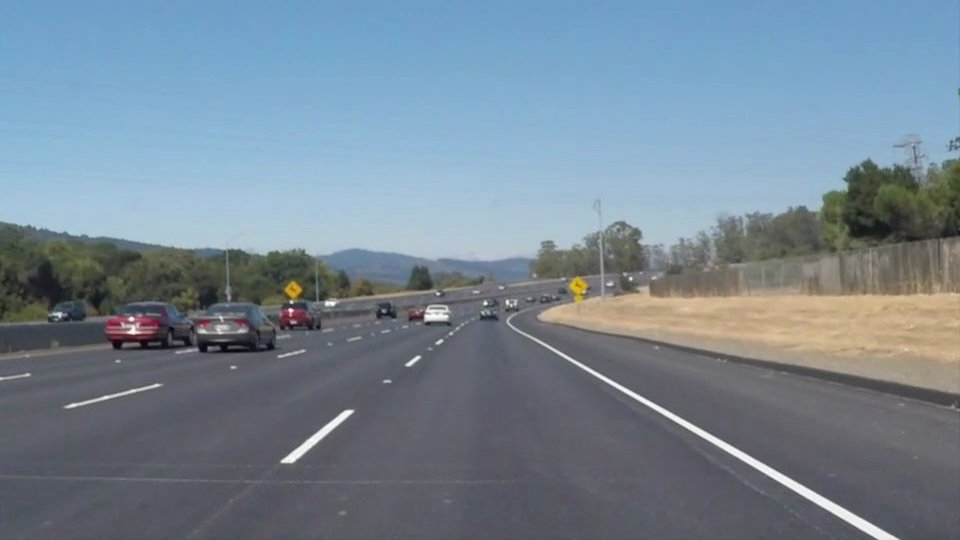
#> input picture LAB/Lab_5/test_images/solidWhiteCurve.jpg, 960 x 540 px
$ jupyter execute --allow-errors 05-lane-finding-project.ipynb
#> lines starting #> are read from the running program, lines starting #| are printed output that depends on the picture
**Intelligent Vision Systems · Lab 5 · Self-Driving Car Vision: Finding Lane Lines**
Companion to **Lecture 5 (Part II) — Computer Vision for Self-Driving Cars**
Dr. Muhammad Kazim · Department of Intelligent Systems, University of Lahore

[](https://colab.research.google.com/github/Kazimbalti/intelligent-vision-systems/blob/main/LAB/Lab_5/05-lane-finding-project.ipynb) &nbsp; [Lecture 5 Part II slides](https://kazimbalti.github.io/intelligent-vision-systems/lectures/05_SDC_Lane_Finding.html#/assignment-2-finding-lane-lines) &nbsp; [All Lab 5 notebooks](https://kazimbalti.github.io/intelligent-vision-systems/labs.html#lab-5-lane-lines)

# Lab 5E · Assignment 2 — Finding Lane Lines on the Road

**This notebook is your Assignment 2 hand-in** (adapted from Project 1 of the Udacity *Self-Driving Car Engineer*
Nanodegree, [CarND-LaneLines-P1](https://github.com/udacity/CarND-LaneLines-P1), MIT licence).

You will write a pipeline that finds lane lines, first on **six test images** and then on **two videos** (a video is just a
series of images). Your output should look like the example in the lecture: one solid line on the left lane and one on the
right, from the bottom of the image towards the horizon.

| Part | What you do | Marks |
|---|---|---|
| 1 | Build `process_image()` from the lecture tools and run it on all test images | 30 |
| 2 | Improve `draw_lines()`: **average** and **extrapolate** to one line per lane | 30 |
| 3 | Run on `solidWhiteRight.mp4` and `solidYellowLeft.mp4`; smooth across frames | 20 |
| 4 | Write-up: pipeline, shortcomings, possible improvements (see the end) | 20 |
| ★ | Optional: make it work on `challenge.mp4` (bonus +10) | — |

**Submit:** this notebook with all outputs + your two output videos (`test_videos_output/`) + the write-up (Markdown cell at the end or `writeup.md`).

[cell 1]
# Setup (only needed on Google Colab or a fresh environment).
# Uncomment the next line to install the packages this notebook uses:
# !pip install -q opencv-python numpy matplotlib imageio imageio-ffmpeg

import os, urllib.request

# Fetch the lab images if they are not next to the notebook.
RAW = "https://raw.githubusercontent.com/Kazimbalti/intelligent-vision-systems/main/LAB/Lab_5"
#> (the rest of this cell did not finish here and is left out)

## Helper functions

These are the tools from the lecture, wrapped as functions. Read them — you will use all of them.

[cell 2]
import math
import numpy as np
import matplotlib.pyplot as plt
import matplotlib.image as mpimg
import cv2


def grayscale(img):
    """Grayscale transform: returns an image with only one colour channel (input must be RGB)."""
    return cv2.cvtColor(img, cv2.COLOR_RGB2GRAY)


def canny(img, low_threshold, high_threshold):
    """Canny edge detector (note: cv2.Canny does NOT blur internally - blur first)."""
    return cv2.Canny(img, low_threshold, high_threshold)


def gaussian_blur(img, kernel_size):
    """Gaussian smoothing; kernel_size must be odd."""
    return cv2.GaussianBlur(img, (kernel_size, kernel_size), 0)


def region_of_interest(img, vertices):
    """Keep only the region of the image defined by the polygon `vertices` (int32 array); black out the rest."""
    mask = np.zeros_like(img)
    ignore_mask_color = (255,) * img.shape[2] if img.ndim == 3 else 255
    cv2.fillPoly(mask, vertices, ignore_mask_color)
    return cv2.bitwise_and(img, mask)


def draw_lines(img, lines, color=(255, 0, 0), thickness=2):
    """NAIVE version: draws every Hough segment as it is.
    Your job (Part 2) is to replace this with one averaged, extrapolated line per lane."""
    if lines is None:
        return
    for x1, y1, x2, y2 in lines.reshape(-1, 4):
        cv2.line(img, (int(x1), int(y1)), (int(x2), int(y2)), color, thickness)


def hough_lines(img, rho, theta, threshold, min_line_len, max_line_gap):
    """`img` should be the output of a Canny transform. Returns an image with Hough lines drawn."""
    lines = cv2.HoughLinesP(img, rho, theta, threshold, minLineLength=min_line_len, maxLineGap=max_line_gap)
    line_img = np.zeros((img.shape[0], img.shape[1], 3), dtype=np.uint8)
    draw_lines(line_img, lines)
    return line_img


def weighted_img(img, initial_img, alpha=0.8, beta=1.0, gamma=0.0):
    """initial_img * alpha + img * beta + gamma  (both images must be the same shape)."""
    return cv2.addWeighted(initial_img, alpha, img, beta, gamma)

## Look at the test images

[cell 3]
import glob
test_files = sorted(glob.glob("test_images/*.jpg"))
fig, ax = plt.subplots(2, 3, figsize=(18, 7))
for a, f in zip(ax.ravel(), test_files):
    a.imshow(mpimg.imread(f)); a.set_title(os.path.basename(f)); a.axis("off")
plt.tight_layout(); plt.show()
#> after `plt.tight_layout()`:
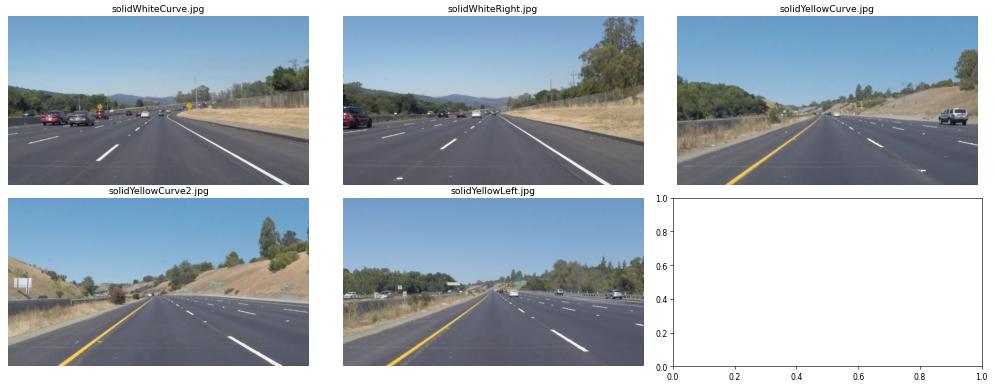
#> figure drawn by matplotlib, 5 panels

## Part 1 · Build the lane-finding pipeline

Fill in `process_image()`. Tip: first get it working step by step on **one** image (plot each intermediate result), then wrap it up.

[cell 4]
def process_image(image):
    """Lane-finding pipeline: RGB image in -> RGB image with the lane lines drawn out.

    TODO (Part 1): build the pipeline from the lecture using the helper functions above:
        1. grayscale  (optional extra: colour-select white & yellow in HLS first)
        2. gaussian_blur
        3. canny
        4. region_of_interest  (a trapezoid; express vertices as fractions of width/height)
        5. hough_lines
        6. weighted_img  -> overlay the lines on the original image
    """
    result = np.copy(image)          # <- replace with your pipeline
#> result is the input picture: shape (540, 960, 3); mean R, G, B 118.5, 134.5, 148.1
    return result

[cell 5]
os.makedirs("test_images_output", exist_ok=True)
fig, ax = plt.subplots(2, 3, figsize=(18, 7))
for a, f in zip(ax.ravel(), test_files):
    out = process_image(mpimg.imread(f))
    mpimg.imsave(os.path.join("test_images_output", os.path.basename(f)), out)
    a.imshow(out); a.set_title(os.path.basename(f)); a.axis("off")
plt.tight_layout(); plt.show()

## Part 2 · One line per lane: average and extrapolate

The naive `draw_lines()` draws every Hough segment. Redefine it (in the cell below) so it draws **one** solid line per lane:

1. compute each segment's slope `m = (y2 − y1)/(x2 − x1)`; remember **y points down**, so the **left** lane has **m < 0** and the **right** lane **m > 0**;
2. discard near-horizontal segments (e.g. `|m| < 0.4`);
3. average `m` and intercept `b = y − m·x` per side (weighting by segment length helps);
4. extrapolate: for `y_bottom = image height` and `y_top ≈ 0.6·height`, solve `x = (y − b)/m` and draw the line thick.

Because `hough_lines()` calls `draw_lines()`, re-running the Part 1 cell picks up your new version.

[cell 6]
# TODO (Part 2): redefine draw_lines() here so it averages and extrapolates.
# Keep the same signature:  def draw_lines(img, lines, color=(255, 0, 0), thickness=10): ...

[cell 7]
fig, ax = plt.subplots(2, 3, figsize=(18, 7))
for a, f in zip(ax.ravel(), test_files):
    a.imshow(process_image(mpimg.imread(f))); a.set_title(os.path.basename(f)); a.axis("off")
plt.tight_layout(); plt.show()

## Part 3 · Videos

`process_video()` reads a video frame by frame, applies your `process_image()` and writes `test_videos_output/<name>.mp4`.
The videos are downloaded from the Udacity project repository on first use.

**Smoothing:** lines that jitter from frame to frame look bad (and would make a car's steering twitch). Keep the previous
frame's slope and intercept and blend them, e.g. an exponential moving average `m ← 0.8·m_prev + 0.2·m_new`.

[cell 8]
import imageio.v2 as imageio
from IPython.display import HTML
from base64 import b64encode

VIDEO_URL = "https://raw.githubusercontent.com/udacity/CarND-LaneLines-P1/master/test_videos"
os.makedirs("test_videos", exist_ok=True); os.makedirs("test_videos_output", exist_ok=True)


def process_video(name, frame_fn, max_frames=None):
    """Run `frame_fn` (RGB image -> RGB image) on every frame of test_videos/<name>.mp4."""
#> called with name = 'solidWhiteRight'
    src, dst = f"test_videos/{name}.mp4", f"test_videos_output/{name}.mp4"
    if not os.path.exists(src):
        urllib.request.urlretrieve(f"{VIDEO_URL}/{name}.mp4", src)
#> (this line was passed over: the network is not available in this run)
    reader = imageio.get_reader(src)
    fps = reader.get_meta_data()["fps"]
    writer = imageio.get_writer(dst, fps=fps, codec="libx264", macro_block_size=1, ffmpeg_log_level="error")
    for i, frame in enumerate(reader):
        if max_frames and i >= max_frames:
            break
        writer.append_data(frame_fn(frame))
    writer.close(); reader.close()
    return dst


def show_video(path, width=640):
    data = b64encode(open(path, "rb").read()).decode()
    return HTML(f'<video width="{width}" controls><source src="data:video/mp4;base64,{data}" type="video/mp4"></video>')

#> (a cell that did not finish here is left out)

#> (a cell that did not finish here is left out)
